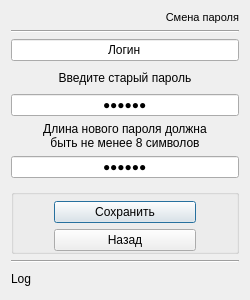
<?xml version="1.0" encoding="UTF-8"?>
<ui version="4.0">
 <class>replace_pass_dialog</class>
 <widget class="QDialog" name="replace_pass_dialog">
  <property name="geometry">
   <rect>
    <x>0</x>
    <y>0</y>
    <width>250</width>
    <height>300</height>
   </rect>
  </property>
  <property name="sizePolicy">
   <sizepolicy hsizetype="Fixed" vsizetype="Fixed">
    <horstretch>0</horstretch>
    <verstretch>0</verstretch>
   </sizepolicy>
  </property>
  <property name="minimumSize">
   <size>
    <width>250</width>
    <height>300</height>
   </size>
  </property>
  <property name="maximumSize">
   <size>
    <width>250</width>
    <height>300</height>
   </size>
  </property>
  <property name="windowTitle">
   <string>peMI</string>
  </property>
  <property name="windowIcon">
   <iconset>
    <normaloff>C:/Windows/System32/@AppHelpToast.png</normaloff>C:/Windows/System32/@AppHelpToast.png</iconset>
  </property>
  <layout class="QGridLayout" name="gridLayout">
   <item row="0" column="1">
    <widget class="QLabel" name="name_menu">
     <property name="sizePolicy">
      <sizepolicy hsizetype="Preferred" vsizetype="Fixed">
       <horstretch>0</horstretch>
       <verstretch>0</verstretch>
      </sizepolicy>
     </property>
     <property name="font">
      <font>
       <family>MS Shell Dlg 2</family>
       <pointsize>8</pointsize>
       <weight>9</weight>
       <italic>false</italic>
       <bold>false</bold>
      </font>
     </property>
     <property name="focusPolicy">
      <enum>Qt::NoFocus</enum>
     </property>
     <property name="layoutDirection">
      <enum>Qt::LeftToRight</enum>
     </property>
     <property name="autoFillBackground">
      <bool>false</bool>
     </property>
     <property name="styleSheet">
      <string notr="true">font: 75 8pt &quot;MS Shell Dlg 2&quot;;</string>
     </property>
     <property name="text">
      <string>Смена пароля</string>
     </property>
     <property name="textFormat">
      <enum>Qt::AutoText</enum>
     </property>
     <property name="alignment">
      <set>Qt::AlignRight|Qt::AlignTrailing|Qt::AlignVCenter</set>
     </property>
    </widget>
   </item>
   <item row="1" column="0" colspan="2">
    <widget class="Line" name="line">
     <property name="orientation">
      <enum>Qt::Horizontal</enum>
     </property>
    </widget>
   </item>
   <item row="2" column="0" colspan="2">
    <widget class="QLineEdit" name="input_login">
     <property name="sizePolicy">
      <sizepolicy hsizetype="Expanding" vsizetype="Fixed">
       <horstretch>0</horstretch>
       <verstretch>0</verstretch>
      </sizepolicy>
     </property>
     <property name="toolTip">
      <string>&lt;html&gt;&lt;head/&gt;&lt;body&gt;&lt;p&gt;&lt;br/&gt;&lt;/p&gt;&lt;/body&gt;&lt;/html&gt;</string>
     </property>
     <property name="styleSheet">
      <string notr="true"/>
     </property>
     <property name="text">
      <string>Логин</string>
     </property>
     <property name="maxLength">
      <number>100</number>
     </property>
     <property name="alignment">
      <set>Qt::AlignCenter</set>
     </property>
    </widget>
   </item>
   <item row="5" column="0" colspan="2">
    <widget class="QLabel" name="message_newpwd">
     <property name="sizePolicy">
      <sizepolicy hsizetype="Preferred" vsizetype="Preferred">
       <horstretch>0</horstretch>
       <verstretch>0</verstretch>
      </sizepolicy>
     </property>
     <property name="maximumSize">
      <size>
       <width>16777215</width>
       <height>200</height>
      </size>
     </property>
     <property name="sizeIncrement">
      <size>
       <width>20</width>
       <height>20</height>
      </size>
     </property>
     <property name="baseSize">
      <size>
       <width>10</width>
       <height>20</height>
      </size>
     </property>
     <property name="layoutDirection">
      <enum>Qt::LeftToRight</enum>
     </property>
     <property name="text">
      <string>&lt;html&gt;&lt;head/&gt;&lt;body&gt;&lt;p align=&quot;center&quot;&gt;Длина нового пароля должна&lt;br/&gt;быть не менее 8 символов&lt;/p&gt;&lt;/body&gt;&lt;/html&gt;</string>
     </property>
     <property name="textFormat">
      <enum>Qt::AutoText</enum>
     </property>
     <property name="scaledContents">
      <bool>false</bool>
     </property>
     <property name="alignment">
      <set>Qt::AlignCenter</set>
     </property>
    </widget>
   </item>
   <item row="6" column="0" colspan="2">
    <widget class="QLineEdit" name="input_newpwd">
     <property name="styleSheet">
      <string notr="true"/>
     </property>
     <property name="text">
      <string>Пароль</string>
     </property>
     <property name="maxLength">
      <number>100</number>
     </property>
     <property name="echoMode">
      <enum>QLineEdit::Password</enum>
     </property>
     <property name="alignment">
      <set>Qt::AlignCenter</set>
     </property>
    </widget>
   </item>
   <item row="4" column="0" colspan="2">
    <widget class="QLineEdit" name="input_oldpwd">
     <property name="text">
      <string>Пароль</string>
     </property>
     <property name="maxLength">
      <number>100</number>
     </property>
     <property name="echoMode">
      <enum>QLineEdit::Password</enum>
     </property>
     <property name="alignment">
      <set>Qt::AlignCenter</set>
     </property>
    </widget>
   </item>
   <item row="7" column="0">
    <spacer name="verticalSpacer">
     <property name="orientation">
      <enum>Qt::Vertical</enum>
     </property>
     <property name="sizeType">
      <enum>QSizePolicy::Fixed</enum>
     </property>
     <property name="sizeHint" stdset="0">
      <size>
       <width>20</width>
       <height>5</height>
      </size>
     </property>
    </spacer>
   </item>
   <item row="10" column="0" colspan="2">
    <widget class="QLabel" name="label_log">
     <property name="text">
      <string>Log</string>
     </property>
    </widget>
   </item>
   <item row="9" column="0" colspan="2">
    <widget class="Line" name="line_2">
     <property name="orientation">
      <enum>Qt::Horizontal</enum>
     </property>
    </widget>
   </item>
   <item row="8" column="0" colspan="2">
    <widget class="QGroupBox" name="groupBox">
     <property name="enabled">
      <bool>true</bool>
     </property>
     <property name="sizePolicy">
      <sizepolicy hsizetype="Minimum" vsizetype="Fixed">
       <horstretch>0</horstretch>
       <verstretch>0</verstretch>
      </sizepolicy>
     </property>
     <property name="toolTipDuration">
      <number>-1</number>
     </property>
     <property name="autoFillBackground">
      <bool>false</bool>
     </property>
     <property name="title">
      <string/>
     </property>
     <property name="flat">
      <bool>true</bool>
     </property>
     <property name="checkable">
      <bool>false</bool>
     </property>
     <property name="checked">
      <bool>false</bool>
     </property>
     <layout class="QGridLayout" name="gridLayout_2">
      <property name="sizeConstraint">
       <enum>QLayout::SetMaximumSize</enum>
      </property>
      <property name="leftMargin">
       <number>0</number>
      </property>
      <property name="topMargin">
       <number>6</number>
      </property>
      <property name="rightMargin">
       <number>0</number>
      </property>
      <property name="bottomMargin">
       <number>0</number>
      </property>
      <property name="horizontalSpacing">
       <number>0</number>
      </property>
      <property name="verticalSpacing">
       <number>6</number>
      </property>
      <item row="0" column="1">
       <widget class="QPushButton" name="save_newpwd_button">
        <property name="sizePolicy">
         <sizepolicy hsizetype="Minimum" vsizetype="Fixed">
          <horstretch>100</horstretch>
          <verstretch>100</verstretch>
         </sizepolicy>
        </property>
        <property name="layoutDirection">
         <enum>Qt::LeftToRight</enum>
        </property>
        <property name="autoFillBackground">
         <bool>false</bool>
        </property>
        <property name="text">
         <string>Сохранить</string>
        </property>
        <property name="flat">
         <bool>false</bool>
        </property>
       </widget>
      </item>
      <item row="0" column="0">
       <spacer name="horizontalSpacer">
        <property name="orientation">
         <enum>Qt::Horizontal</enum>
        </property>
        <property name="sizeHint" stdset="0">
         <size>
          <width>40</width>
          <height>20</height>
         </size>
        </property>
       </spacer>
      </item>
      <item row="1" column="1">
       <widget class="QPushButton" name="back_main_button">
        <property name="text">
         <string>Назад</string>
        </property>
       </widget>
      </item>
      <item row="0" column="2">
       <spacer name="horizontalSpacer_2">
        <property name="orientation">
         <enum>Qt::Horizontal</enum>
        </property>
        <property name="sizeHint" stdset="0">
         <size>
          <width>40</width>
          <height>20</height>
         </size>
        </property>
       </spacer>
      </item>
     </layout>
    </widget>
   </item>
   <item row="3" column="0" colspan="2">
    <widget class="QLabel" name="message_oldpwd">
     <property name="text">
      <string>Введите старый пароль</string>
     </property>
     <property name="alignment">
      <set>Qt::AlignCenter</set>
     </property>
    </widget>
   </item>
  </layout>
 </widget>
 <resources/>
 <connections/>
</ui>
